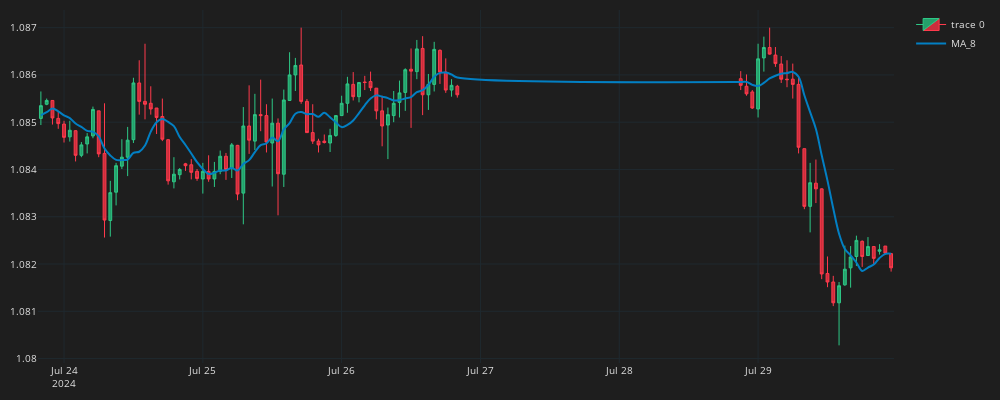

Notebook code for this chart:
### Code cell
fig = go.Figure()
fig.add_trace(go.Candlestick(
    x=df_plot.time, open=df_plot.mid_o, high=df_plot.mid_h, low=df_plot.mid_l, close=df_plot.mid_c,
    line=dict(width=1), opacity=1,
    increasing_fillcolor='#24A06B',
    decreasing_fillcolor="#CC2E3C",
    increasing_line_color='#2EC886',  
    decreasing_line_color='#FF3A4C'
))
fig.add_trace(go.Scatter(x=df_plot.time, 
    y=df_plot.MA_8,
    line=dict(color="#027FC3", width=2),
    line_shape='spline',
    name='MA_8'
    ))
fig.update_layout(width=1000,height=400,
    margin=dict(l=10,r=10,b=10,t=10),
    font=dict(size=10,color="#e1e1e1"),
    paper_bgcolor="#1e1e1e",
    plot_bgcolor="#1e1e1e")
fig.update_xaxes(
    gridcolor="#1f292f",
    showgrid=True,fixedrange=True,rangeslider=dict(visible=False)
)
fig.update_yaxes(
    gridcolor="#1f292f",
    showgrid=True
)
fig.show()
